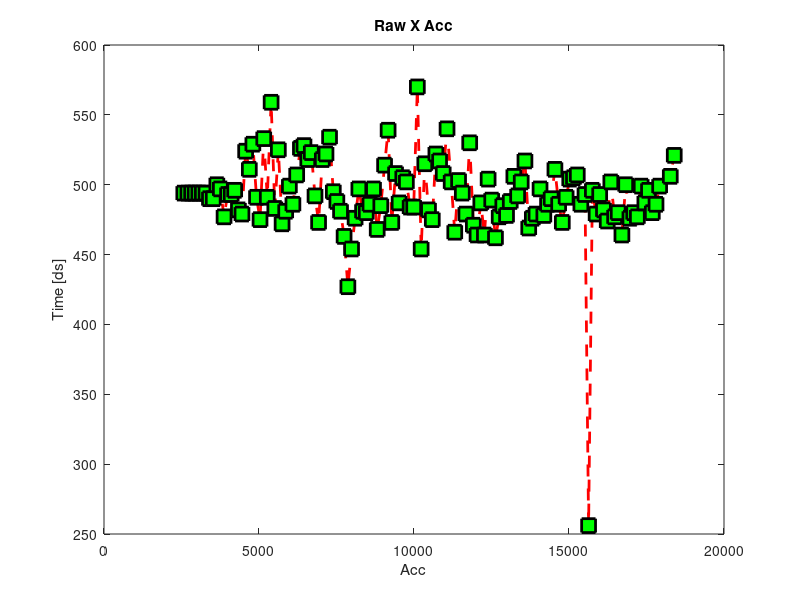
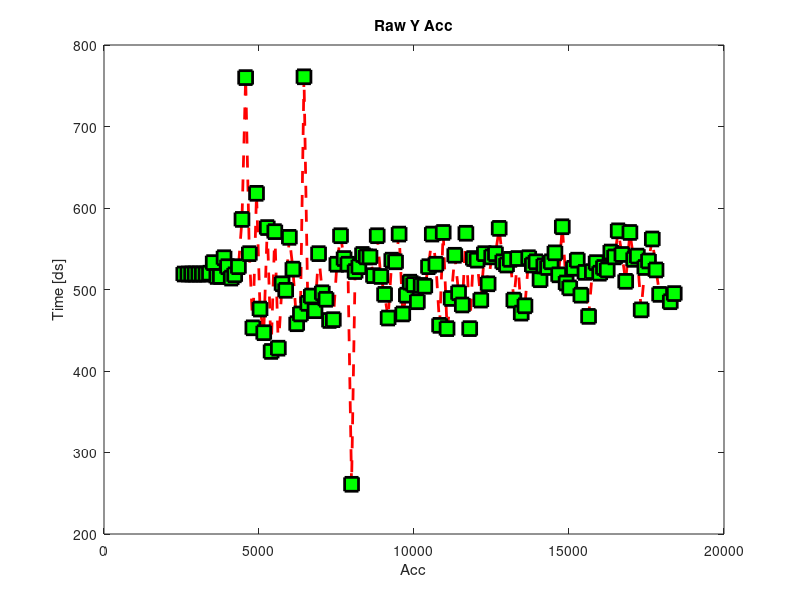
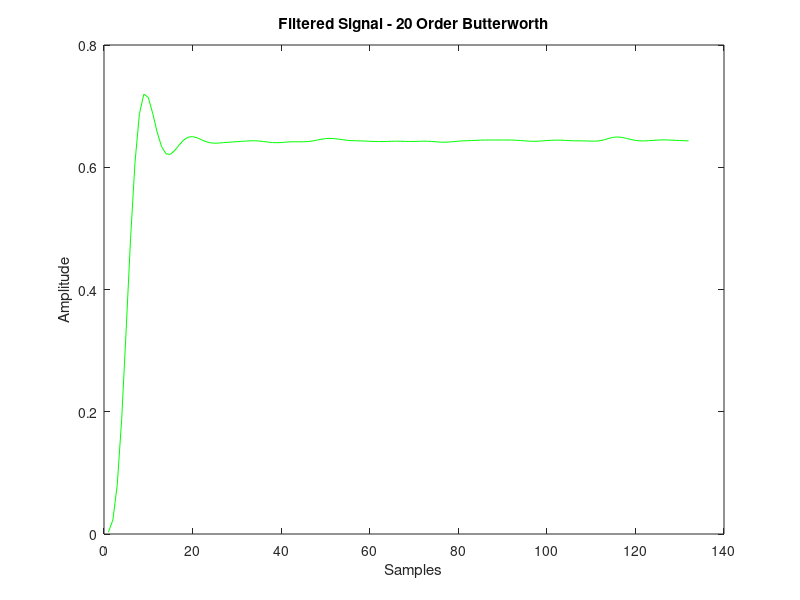
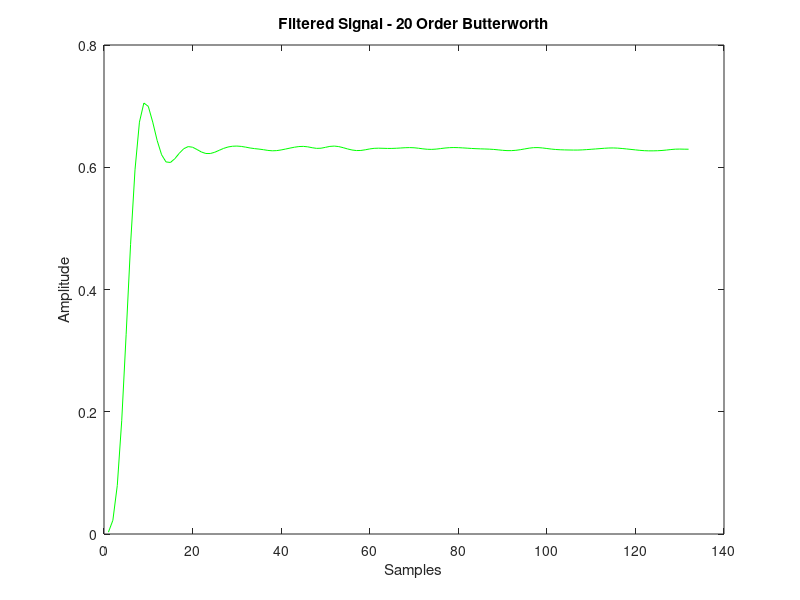

MATLAB code for these plots, in order:
%% Thor - FormulaSAE
% - Data acquisition
% - Filtering
% - Angle Estimation from acc values TODO

%% Variable declaration
% %3.3 V
% xRawMin = 416;
% xRawMax = 250;
%  
% yRawMin = 400;
% yRawMax = 268;
%  
% zRawMin = 401;
% zRawMax = 269;

% 5 V
xRawMin = 628;
xRawMax = 404;
 
yRawMin = 619;
yRawMax = 398;
 
zRawMin = 626;
zRawMax = 426;

RAD_TO_DEG = 180/pi;

%% Data acquisition

fid = fopen('DATA0001.csv');
M = textscan(fid,'%f%f%s','delimiter',',');
disp('Data acquisition completed.');
fclose(fid);

%Time M{1}; % Values M{2}; % Type M{3};

numberOfSamples = size(M{1},1);
% Detect acc type
contX = 1;
contY = 1;
contZ = 1;
for i=1:numberOfSamples
    % Save Xaxis' values
    if strcmp(M{3}(i,1),'ACC1X')
        accXIndex(1,contX)=i;
        contX = contX+1;
        %M{3}(i,1)
    end
    
    % Save Yaxis' values
    if strcmp(M{3}(i,1),'ACC1Y')
        accYIndex(1,contY)=i;
        contY= contY+1;
        %M{3}(i,1)
    end
    
    % Save Zaxis' values
    if strcmp(M{3}(i,1),'ACC1Z')
        accZIndex(1,contZ)=i;
        contZ = contZ + 1;
        %M{3}(i,1)
    end
end
numberOfAccSamples = size(accXIndex,2);
disp('Number of samples');
numberOfAccSamples

for j=1:(numberOfAccSamples-1)
    accXRaw(1,j) = M{2}(accXIndex(1,j),1);
    accYRaw(1,j) = M{2}(accYIndex(1,j),1);
    accZRaw(1,j) = M{2}(accZIndex(1,j),1);
    time(1,j) = M{1}(accXIndex(1,j),1);
end

disp('Press X, to plot Raw values');
pause();
%% Plot Raw Values

% X Axis
figure(1)
plot(time,accXRaw,'--rs','LineWidth',2,...
                'MarkerEdgeColor','k',...
                'MarkerFaceColor','g',...
                'MarkerSize',10);
title('Raw X Acc');
xlabel('Acc');
ylabel('Time [ds]');

% Y Axis
figure;
plot(time,accYRaw,'--rs','LineWidth',2,...
                'MarkerEdgeColor','k',...
                'MarkerFaceColor','g',...
                'MarkerSize',10);
title('Raw Y Acc');
xlabel('Acc');
ylabel('Time [ds]');

% Z Axis
figure;
plot(time,accZRaw,'--rs','LineWidth',2,...
                'MarkerEdgeColor','k',...
                'MarkerFaceColor','g',...
                'MarkerSize',10);
title('Raw Z Acc');
xlabel('Acc');
ylabel('Time [ds]');


disp('Press X, to convert Raw values in Acceleration values in G');
pause();
%% Convert to real acceleration

% X Axis
for i=1:numberOfAccSamples-1
    accReal(1,i)=(accXRaw(1,i) - xRawMin) * (xRawMax - xRawMin) / (1000 + 1000) + xRawMin;
    accReal(1,i)=accReal(1,i)/1000;
end

% Y Axis
for i=1:numberOfAccSamples-1
    accReal(2,i)=(accYRaw(1,i) - yRawMin) * (yRawMax - yRawMin) / (1000 + 1000) + yRawMin;
    accReal(2,i)=accReal(2,i)/1000;
end

% Z Axis
for i=1:numberOfAccSamples-1
    accReal(3,i)=(accZRaw(1,i) - zRawMin) * (zRawMax - zRawMin) / (1000 + 1000) + zRawMin;
    accReal(3,i)=accReal(3,i)/1000;
end
plot(time,accReal(1,:),'--rs','LineWidth',2,...
                'MarkerEdgeColor','k',...
                'MarkerFaceColor','g',...
                'MarkerSize',10);
title('X Acc');
xlabel('Acc');
ylabel('Time [ds]');
figure
plot(time,accReal(2,:),'--rs','LineWidth',2,...
                'MarkerEdgeColor','k',...
                'MarkerFaceColor','g',...
                'MarkerSize',10);
figure
plot(time,accReal(3,:),'--rs','LineWidth',2,...
                'MarkerEdgeColor','k',...
                'MarkerFaceColor','g',...
                'MarkerSize',10);
            
            
disp('Press X for spectral analysis');
pause();
%% Spectral analysis

% Plots magnitude spectrum of the signal

% X Axis
mags(1,:)=abs(fft(accReal(1,:)));
figure(3)
plot(mags(1,:));
xlabel('DFT Bins');
ylabel('Magnitude');

% Plots first half of DFT (normalized frequency)
figure(3)
num_bins = length(mags(1,:));
% plot([0:1/(num_bins/2 -1):1],X_mags(1:num_bins/2))
% xlabel('Normalized frequency [\pi rads/samples]');
% ylabel('Magnitude');

% Y Axis
mags(2,:)=abs(fft(accReal(2,:)));
% figure(3)
% plot(X_mags);
% xlabel('DFT Bins');
% ylabel('Magnitude');

% Plots first half of DFT (normalized frequency)
figure(4)
num_bins = length(mags(2,:));
% plot([0:1/(num_bins/2 -1):1],X_mags(1:num_bins/2))
% xlabel('Normalized frequency [\pi rads/samples]');
% ylabel('Magnitude');

% Z Axis
mags(3,:)=abs(fft(accReal(3,:)));
% figure(3)
% plot(X_mags);
% xlabel('DFT Bins');
% ylabel('Magnitude');

% Plots first half of DFT (normalized frequency)
figure(5)
num_bins = length(mags(3,:));
% plot([0:1/(num_bins/2 -1):1],X_mags(1:num_bins/2))
% xlabel('Normalized frequency [\pi rads/samples]');
% ylabel('Magnitude');


%% Filter Design 1
disp('Filter design 1 butterworth 3th order cf:4 Hz ');
% Designs a third order butterworth filter 
% plots frequency response (normalized frequency)
[b a] = butter(3,0.10,'low');
H = freqz(b,a,floor(num_bins/2));
figure
hold on
plot([0:1/(num_bins/2 -1):1], abs(H), 'r');
title('Cutting frequency');

% Filters the signal X
Accfiltered(1,:) = filter(b,a,accReal(1,:));
Accfiltered(2,:) = filter(b,a,accReal(2,:));
Accfiltered(3,:) = filter(b,a,accReal(3,:));

% Plots the filtered signal
figure(3)
plot(Accfiltered(1,:),'r')
title('Filtered Signal - Second Order Butterworth');
xlabel('Samples');
ylabel('Amplitude');

% Plots the filtered signal
figure(4)
plot(Accfiltered(2,:),'r')
title('Filtered Signal - Second Order Butterworth');
xlabel('Samples');
ylabel('Amplitude');

% Plots the filtered signal
figure(5)
plot(Accfiltered(3,:),'r')
title('Filtered Signal - Second Order Butterworth');
xlabel('Samples');
ylabel('Amplitude');

disp('Press X');
pause();
%% Filter Design 2 

disp('Filter design 2 butterworth 3th order cf: 15HZ');
% Redesign the filter using a different cutting freq
[b2 a2] = butter(3,0.15,'low');
% Plots the magnitude spectrum and compare with lower order
H2 = freqz(b2,a2,floor(num_bins/2));
figure;
hold on
plot([0:1/(num_bins/2 -1):1], abs(H2), 'r');
%filter the noisy signal
Accfiltered2(1,:) = filter(b2,a2,accReal(1,:));
Accfiltered2(2,:) = filter(b2,a2,accReal(2,:));
Accfiltered2(3,:) = filter(b2,a2,accReal(3,:));


% X Axis
figure(3)
plot(Accfiltered2(1,:),'g');
title('Filtered Signal - 20 Order Butterworth');
xlabel('Samples');
ylabel('Amplitude');

% Y Axis
figure(4)
plot(Accfiltered2(2,:),'g');
title('Filtered Signal - 20 Order Butterworth');
xlabel('Samples');
ylabel('Amplitude');

% Z Axis
figure(5)
plot(Accfiltered2(3,:),'g');
title('Filtered Signal - 20 Order Butterworth');
xlabel('Samples');
ylabel('Amplitude');

disp('Press X');
pause();
%% Filter Design 3 

% Redesign the filter using a different cutting freq
[b3 a3] = butter(4,0.2,'low');
% Plots the magnitude spectrum and compare with lower order
H2 = freqz(b2,a2,floor(num_bins/2));
figure;
hold on
plot([0:1/(num_bins/2 -1):1], abs(H2), 'r');
%filter the noisy signald
Accfiltered3(1,:) = filter(b3,a3,accReal(1,:));
Accfiltered3(2,:) = filter(b3,a3,accReal(2,:));
Accfiltered3(3,:) = filter(b3,a3,accReal(3,:));

% X Axis
figure(3)
plot(Accfiltered3(1,:),'g');
title('Filtered Signal - 20 Order Butterworth');
xlabel('Samples');
ylabel('Amplitude');

% X Axis
figure(4)
plot(Accfiltered3(2,:),'g');
title('Filtered Signal - 20 Order Butterworth');
xlabel('Samples');
ylabel('Amplitude');

% Z Axis
figure(5)
plot(Accfiltered3(3,:),'g');
title('Filtered Signal - 20 Order Butterworth');
xlabel('Samples');
ylabel('Amplitude');

disp('Press X');
pause();
%% Comparison between filters: Digital Arduino Vs Matlab

figure(7)
% Plots Raw acc data
plot(time,accReal(1,:),'k');
hold on
% Arduino digital filter
%plot(dat.time,dat.y,'b','LineWidth',2);
%hold on
% Matlab filter
plot(time,Accfiltered(1,:),'r','LineWidth',2);
hold on
% Plots cF = 0.10 Matlab filtered, order 3
plot(time,Accfiltered2(1,:),'g-','LineWidth',2);
hold on
% Plots cf = 0.3 Matlab filtered order 30
plot(time,Accfiltered3(1,:),'c-','LineWidth',2);
title('X Axis - Filter Comparison');
xlabel('Samples');
ylabel('Amplitude [m*s^-2]');
grid on
grid minor

figure(8)
% Plots Raw acc data
plot(time,accReal(2,:),'k');
hold on
% Arduino digital filter
%plot(dat.time,dat.y,'b','LineWidth',2);
%hold on
% Matlab filter
plot(time,Accfiltered(2,:),'r','LineWidth',2);
hold on
% Plots cF = 0.10 Matlab filtered, order 3
plot(time,Accfiltered2(2,:),'g-','LineWidth',2);
hold on
% Plots cf = 0.3 Matlab filtered order 30
plot(time,Accfiltered3(2,:),'c-','LineWidth',2);
title('Y Axis - Filter Comparison');
xlabel('Samples');
ylabel('Amplitude [m*s^-2]');
grid on
grid minor

figure(9)
% Plots Raw acc data
plot(time,accReal(3,:),'k');
hold on
% Arduino digital filter
%plot(dat.time,dat.y,'b','LineWidth',2);
%hold on
% Matlab filter
plot(time,Accfiltered(3,:),'r','LineWidth',2);
hold on
% Plots cF = 0.10 Matlab filtered, order 3
plot(time,Accfiltered2(3,:),'g-','LineWidth',2);
hold on
% Plots cf = 0.3 Matlab filtered order 30
plot(time,Accfiltered3(3,:),'c-','LineWidth',2);
title('Z Axis - Filter Comparison');
xlabel('Samples');
ylabel('Amplitude [m*s^-2]');
grid on
grid minor

disp('Filtered values are stored in Accfiltered3(i,:) for i=1=xAxis, i=2=yAxis, i=3=zAxis');

%% Angle estimation 
clc;
disp('Angle estimation: Roll and Pitch');

% TODO - Fix signs
for i=1:numberOfAccSamples-1
    angleAcc(1:i) = (atan2(Accfiltered3(1,i),Accfiltered3(3,i))) * RAD_TO_DEG;
    angleAcc(2,i) = (atan2(Accfiltered3(2,i),Accfiltered3(3,i))) * RAD_TO_DEG; 
end
plot(time,angleAcc(1,:));
figure
plot(time,angleAcc(2,:));

